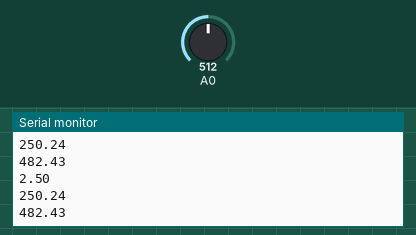
Bench run of a sketch on a simulated Arduino Uno, built with avr-gcc and run on an emulated ATmega328P. On the bench: the last lines printed to the serial monitor. Inputs (shaded band) come from the test bench; at power-on: A0 = 512.

Above: at 1.8 s.
1.9 s: A0 set to 716
At 2.8 s:
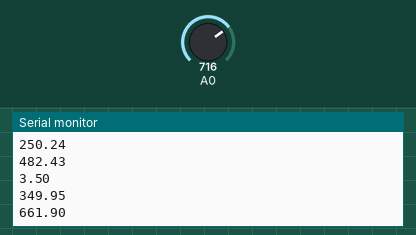
3.4 s: A0 set to 900
At 4.6 s:
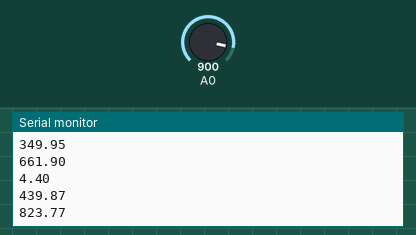
Timing chart, 0 to 6.4 s (numbered marks = the images above; inputs shaded):
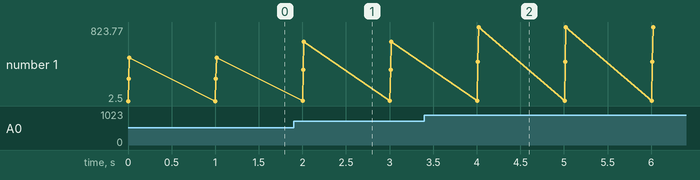

Measured:
- after the input at 1.9 s, the serial monitor: prints a new line after 0.10 s (image 1)
- after the input at 3.4 s, the serial monitor: prints a new line after 0.61 s (image 2)
- plotted number 1: 482.43 → 661.9 after the input at 1.9 s, 661.9 → 823.77 after the input at 3.4 s

The sketch:

Analog_Read.ino
```cpp
void setup() {
  pinMode(A0, INPUT);
  Serial.begin(9600);

}

void loop() {
  int analog_temperature;
  analog_temperature = analogRead(A0);
  double reference_voltage = analog_temperature * 0.0048875;
  float temperature_celsius = (float)reference_voltage * 100;
  float temperature_fahrenheit = temperature_celsius * 1.8 + 32;
  Serial.println(reference_voltage);
  Serial.println(temperature_celsius);
  Serial.println(temperature_fahrenheit);
  delay(1000);

}
```
